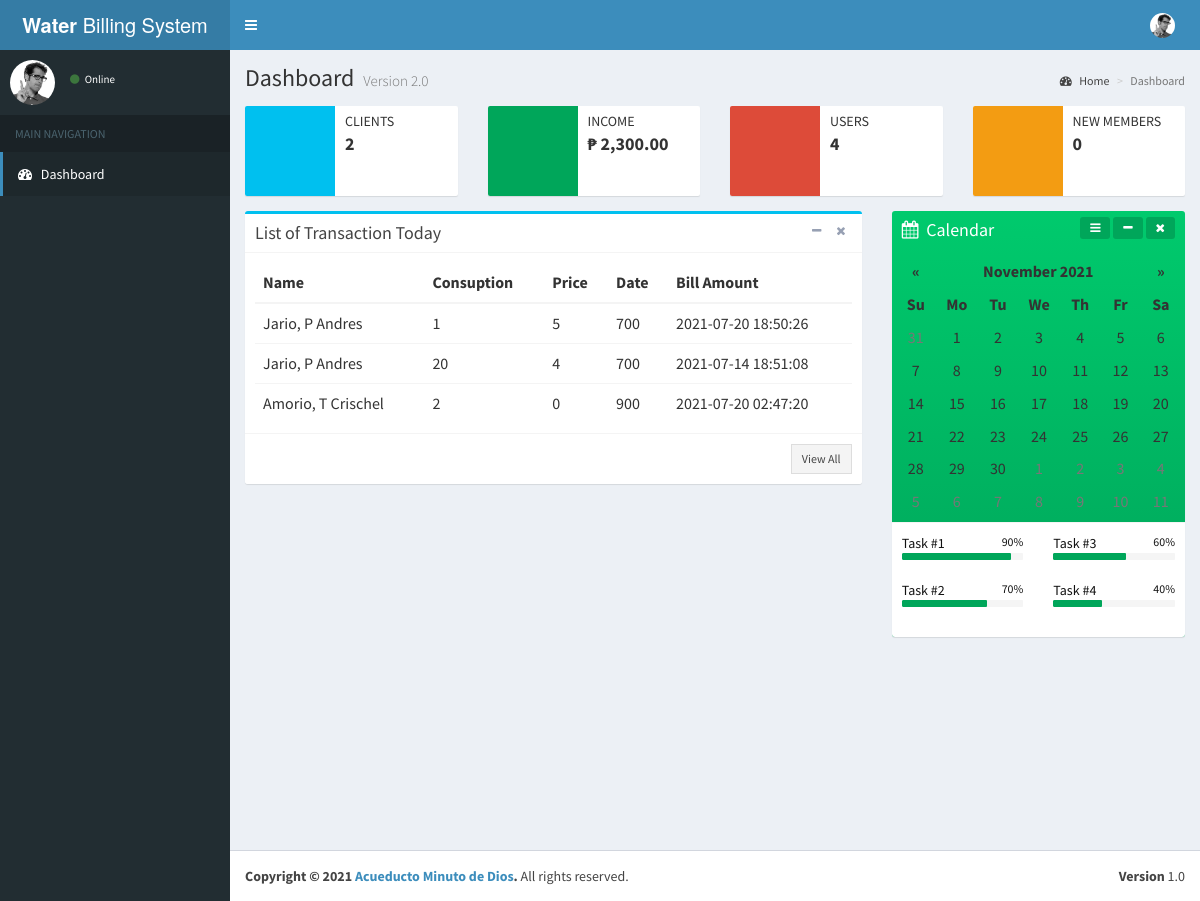
Page /appclient/dashboard.php (signed in) on the committed database.
### tables this page shows
CREATE TABLE `tblbill` (
  `id` int(10) NOT NULL,
  `cnumber` varchar(20) NOT NULL,
  `prev` varchar(20) NOT NULL,
  `pres` varchar(20) NOT NULL,
  `price` varchar(20) NOT NULL,
  `date` varchar(20) NOT NULL
);

CREATE TABLE `tblclient` (
  `id` int(10) NOT NULL,
  `cnumber` varchar(250) NOT NULL,
  `lname` varchar(60) NOT NULL,
  `fname` varchar(60) NOT NULL,
  `mi` varchar(2) NOT NULL,
  `address` varchar(60) NOT NULL,
  `contact` varchar(15) NOT NULL,
  `created_on` varchar(100) NOT NULL,
  `status` int(11) NOT NULL,
  `meternum` varchar(100) NOT NULL,
  `todate` varchar(100) NOT NULL
);

### appclient/includes/dashboardpage.php (called while the page is built)
<?php
$sql = "SELECT * FROM tblclient";
$query = $conn->query($sql);
 ?>
 <?php
$sql = "SELECT * FROM tblbill";
$stmt = $conn->query($sql);
$total = 0;
foreach($stmt as $srow){
  $subtotal = $srow['price'];
  $total += $subtotal;
}
 ?>
  <?php
$sql = "SELECT * FROM tblclientuser";
$member = $conn->query($sql);
 ?>
 <?php
$sql = "SELECT * FROM tblclientuser WHERE created_on=DATE(NOW())";
$newmem = $conn->query($sql);
 ?>

### appclient/dashboard.php (the view, shortened to what this page needs)
<?php require_once "includes/header.php";require_once "includes/dashboardpage.php";?>
  <body class="skin-blue sidebar-mini">
    <div class="wrapper">
	 <?php require_once "includes/topNavbar.php";?>
	 <?php require_once "includes/sidebar.php";?>
      <div class="content-wrapper">
        <section class="content-header">
          <h1>
            Dashboard
            <small>Version 2.0</small>
          </h1>
          <ol class="breadcrumb">
            <li><a href="#"><i class="fa fa-dashboard"></i> Home</a></li>
            <li class="active">Dashboard</li>
          </ol>
        </section>
        <section class="content">
          <div class="row">
            <div class="col-md-3 col-sm-6 col-xs-12">
              <div class="info-box">
                <span class="info-box-icon bg-aqua"><i class="ion ion-ios-gear-outline"></i></span>
                <div class="info-box-content">
                  <span class="info-box-text">CLIENTS</span>
                  <span class="info-box-number"><?php echo "".$query->num_rows."";?></span>
                </div>
              </div>
            </div>
            <div class="col-md-3 col-sm-6 col-xs-12">
              <div class="info-box">
                <span class="info-box-icon bg-green"><i class="ion ion-ios-cart-outline"></i></span>
                <div class="info-box-content">
                  <span class="info-box-text">INCOME</span>
                  <span class="info-box-number"><?php echo "&#8369; ".number_format($total, 2)."";?></span>
                </div>
              </div>
            </div>
            <div class="col-md-3 col-sm-6 col-xs-12">
              <div class="info-box">
                <span class="info-box-icon bg-red"><i class="ion ion-ios-person-outline"></i></span>
                <div class="info-box-content">
                  <span class="info-box-text">users</span>
                  <span class="info-box-number"><?php echo "".$member->num_rows."";?></span>
                </div>
              </div>
            </div>
            <div class="col-md-3 col-sm-6 col-xs-12">
              <div class="info-box">
                <span class="info-box-icon bg-yellow"><i class="ion ion-ios-people-outline"></i></span>
                <div class="info-box-content">
                  <span class="info-box-text">New Members</span>
                  <span class="info-box-number"><?php echo "".$newmem->num_rows."";?></span>
                </div>
              </div>
            </div>
          </div>
          <div class="row">
            <div class="col-md-8">
              <div class="box box-info">
                <div class="box-header with-border">
                  <h3 class="box-title">List of Transaction Today</h3>
                  <div class="box-tools pull-right">
                    <button class="btn btn-box-tool" data-widget="collapse"><i class="fa fa-minus"></i></button>
                    <button class="btn btn-box-tool" data-widget="remove"><i class="fa fa-times"></i></button>
                  </div>
                </div>
                <div class="box-body">
                  <div class="table-responsive">
					<table id="example1" class="table table-hover table no-margin">
                      <thead>
                        <tr>
                         <th>Name</th>
                        <th>Consuption</th>
						<th>Price</th>
						<th>Date</th>
						<th>Bill Amount</th>
                        </tr>
                      </thead>
                      <tbody>
				        <tbody>
				      <?php
                    $sql = "SELECT * FROM tblbill INNER JOIN tblclient ON tblbill.cnumber=tblclient.cnumber";
                    $query = $conn->query($sql);
                    while($row = $query->fetch_assoc()){
                      ?>
                        <tr>
						    <td><?php echo $row['lname'].', '.$row['mi'].' '.$row['fname']; ?>	</td>
							<td><?php echo $row['prev']; ?></td>
							<td><?php echo $row['pres']; ?></td>
							<td><?php echo $row['price']; ?></td>
							<td><?php echo $row['date']; ?></td>
						</tr>
						  <?php
						}
					  ?>
					</tbody>
					</tbody>
                    </table>
                  </div>
                </div>
                <div class="box-footer clearfix">
                  <a href="bill.php" class="btn btn-sm btn-default btn-flat pull-right">View All</a>
                </div>
              </div>
            </div>
            <div class="col-md-4">
              <div class="box box-solid bg-green-gradient">
                <div class="box-header">
                  <i class="fa fa-calendar"></i>
                  <h3 class="box-title">Calendar</h3>
                  <div class="pull-right box-tools">
                    <div class="btn-group">
                      <button class="btn btn-success btn-sm dropdown-toggle" data-toggle="dropdown"><i class="fa fa-bars"></i></button>
                    </div>
                    <button class="btn btn-success btn-sm" data-widget="collapse"><i class="fa fa-minus"></i></button>
                    <button class="btn btn-success btn-sm" data-widget="remove"><i class="fa fa-times"></i></button>
                  </div>
                </div>
                <div class="box-body no-padding">
                  <div id="calendar" style="width: 100%"></div>
                </div>
                <div class="box-footer text-black">
                  <div class="row">
                    <div class="col-sm-6">
                      <div class="clearfix">
                        <span class="pull-left">Task #1</span>
                        <small class="pull-right">90%</small>
                      </div>
                      <div class="progress xs">
                        <div class="progress-bar progress-bar-green" style="width: 90%;"></div>
                      </div>
                      <div class="clearfix">
                        <span class="pull-left">Task #2</span>
                        <small class="pull-right">70%</small>
                      </div>
                      <div class="progress xs">
                        <div class="progress-bar progress-bar-green" style="width: 70%;"></div>
                      </div>
                    </div>
                    <div class="col-sm-6">
                      <div class="clearfix">
                        <span class="pull-left">Task #3</span>
                        <small class="pull-right">60%</small>
                      </div>
                      <div class="progress xs">
                        <div class="progress-bar progress-bar-green" style="width: 60%;"></div>
                      </div>
                      <div class="clearfix">
                        <span class="pull-left">Task #4</span>
                        <small class="pull-right">40%</small>
                      </div>
                      <div class="progress xs">
                        <div class="progress-bar progress-bar-green" style="width: 40%;"></div>
                      </div>
                    </div>
                  </div>
                </div>
              </div>
            </div>
          </div>
        </section>
      </div>
		<?php require_once "includes/footer.php";?>
    </div>
  </body>
</html>

### rows in the picture
tblbill: prev "2", pres "0", tblclient.lname "Amorio", tblclient.mi "T", tblclient.fname "Crischel", price "900", date "2021-07-20 02:47:20"
tblbill: tblclient.lname "Jario", tblclient.mi "P", tblclient.fname "Andres", prev "1", pres "5", price "700", date "2021-07-20 18:50:26"
tblbill: tblclient.lname "Jario", tblclient.mi "P", tblclient.fname "Andres", prev "20", pres "4", price "700", date "2021-07-14 18:51:08"

### other values in the picture
$total "2,300.00"
$member->num_rows "4"
